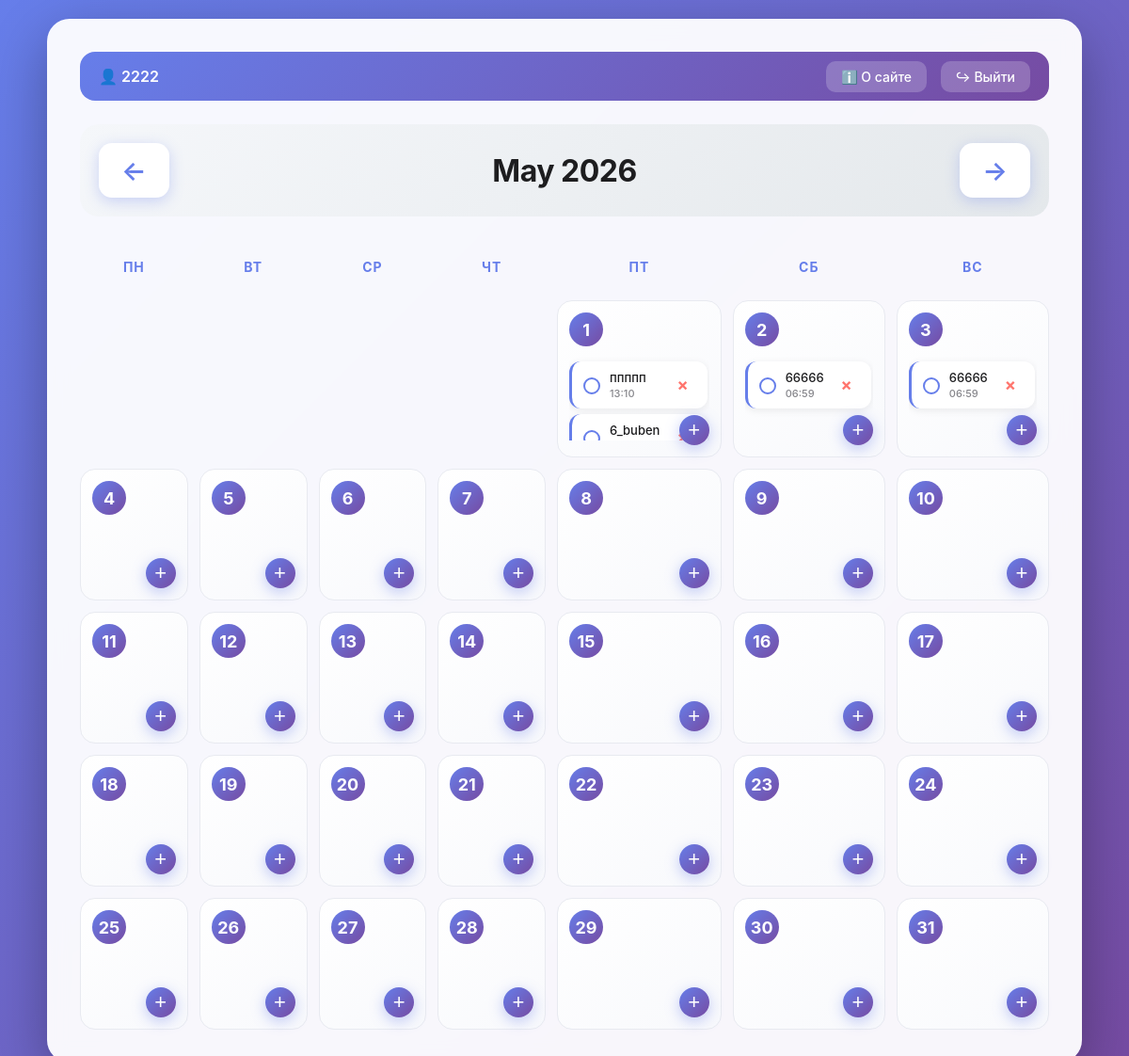
Before: /index?year=2026&month=5 (signed in) with the older database file.
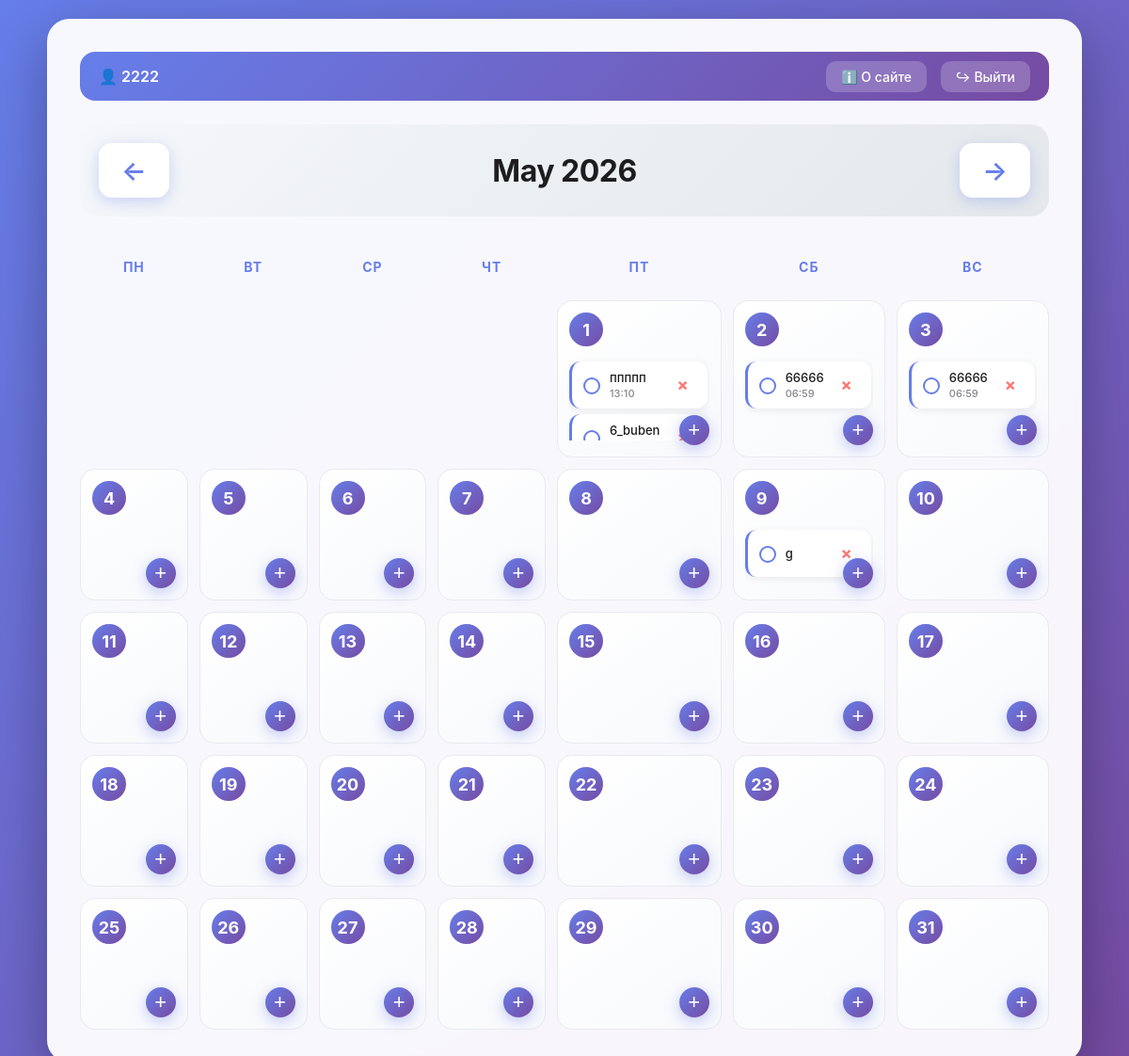
After: the same page with the newer database file.
### models.py (models this page shows, shortened)
class Task(db.Model):
    __tablename__ = 'task'
    id = db.Column(db.Integer, primary_key=True)
    title = db.Column(db.String(100), nullable=False)
    date = db.Column(db.Date, nullable=False, index=True)
    time = db.Column(db.Time, nullable=True)
    completed = db.Column(db.Boolean, default=False)
    user_id = db.Column(db.Integer, db.ForeignKey('user.id'), nullable=False)
    created_at = db.Column(db.DateTime, default=datetime.utcnow)

### app.py (the view)
@app.route('/')
@app.route('/index')
@login_required
def index():
    year = request.args.get('year', datetime.now().year, type=int)
    month = request.args.get('month', datetime.now().month, type=int)
    if month < 1:
        month = 12
        year -= 1
    elif month > 12:
        month = 1
        year += 1
    cal = calendar.Calendar(firstweekday=0)
    month_days = cal.monthdayscalendar(year, month)
    month_name = calendar.month_name[month]
    start_date = datetime(year, month, 1)
    end_date = datetime(year + 1, 1, 1) if month == 12 else datetime(year, month + 1, 1)
    tasks = Task.query.filter(
        Task.user_id == session['user_id'],
        Task.date >= start_date,
        Task.date < end_date
    ).all()
    tasks_by_day = {}
    now = datetime.now()
    for task in tasks:
        day = task.date.day
        task.is_urgent = False
        if task.time and task.date == now.date():
            task_datetime = datetime.combine(task.date, task.time)
            if now < task_datetime < now + timedelta(hours=1):
                task.is_urgent = True
        tasks_by_day.setdefault(day, []).append(task)
    return render_template('index.html',
                           year=year, month=month, month_name=month_name,
                           month_days=month_days, tasks_by_day=tasks_by_day,
                           current_user=session.get('username'))

### app.py (called while the page is built)
def login_required(f):
    from functools import wraps
    @wraps(f)
    def decorated(*args, **kwargs):
        if 'user_id' not in session:
            flash('Войдите в систему', 'warning')
            return redirect(url_for('login'))
        return f(*args, **kwargs)
    return decorated

### templates/index.html (shortened to what this page needs)
<!DOCTYPE html>
<html lang="ru">
<head>
    <link rel="stylesheet" href="{{ url_for('static', filename='style.css') }}">
</head>
<body>
<div class="container">
<div class="user-bar">
    <span>👤 {{ current_user }}</span>
    <div>
        <a href="{{ url_for('about') }}" style="margin-right: 10px;">ℹ️ О сайте</a>
        <a href="{{ url_for('logout') }}">↪ Выйти</a>
    </div>
</div>
    <div class="header">
        <a href="{{ url_for('index', year=year, month=month-1) }}" class="nav-btn">←</a>
        <h1>{{ month_name }} {{ year }}</h1>
        <a href="{{ url_for('index', year=year, month=month+1) }}" class="nav-btn">→</a>
    </div>
    <div class="calendar-grid">
        <div class="weekday">Пн</div>
        <div class="weekday">Вт</div>
        <div class="weekday">Ср</div>
        <div class="weekday">Чт</div>
        <div class="weekday">Пт</div>
        <div class="weekday">Сб</div>
        <div class="weekday">Вс</div>
        {% for week in month_days %}
        {% for day in week %}
        <div class="day-cell {% if day == 0 %}empty{% endif %}">
            {% if day != 0 %}
            <div class="day-number">{{ day }}</div>
            <div class="tasks-wrapper">
                {% if day in tasks_by_day %}
                    {% for task in tasks_by_day[day] %}
                        <div class="task-item {% if task.completed %}completed{% endif %} {% if task.is_urgent %}urgent{% endif %}">
                            <a href="{{ url_for('toggle_task', task_id=task.id) }}" class="task-check"></a>
                            <div class="task-content">
                                <span class="task-title">{{ task.title }}</span>
                                {% if task.time %}
                                    <span class="task-time">{{ task.time.strftime('%H:%M') }}</span>
                                {% endif %}
                            </div>
                            <a href="{{ url_for('delete_task', task_id=task.id) }}" class="task-delete">×</a>
                        </div>
                    {% endfor %}
                {% endif %}
            </div>
            <button class="add-btn" onclick="openModal({{ year }}, {{ month }}, {{ day }})">+</button>
            {% endif %}
        </div>
        {% endfor %}
        {% endfor %}
    </div>
</div>
</body>
</html>

### static/style.css (style rules this page uses)
* { box-sizing: border-box; margin: 0; padding: 0; }
body { font-family: -apple-system, BlinkMacSystemFont, 'Segoe UI', Roboto, sans-serif; background: linear-gradient(135deg, #667eea 0%, #764ba2 100%); min-height: 100vh; padding: 20px; }
.container { max-width: 1100px; margin: 0 auto; background: rgba(255, 255, 255, 0.95); border-radius: 24px; padding: 35px; box-shadow: 0 20px 60px rgba(0, 0, 0, 0.3); backdrop-filter: blur(10px); }
.user-bar { display: flex; justify-content: space-between; align-items: center; padding: 16px 20px; margin-bottom: 25px; background: linear-gradient(135deg, #667eea 0%, #764ba2 100%); border-radius: 16px; color: white; }
.user-bar span { font-weight: 600; font-size: 16px; display: flex; align-items: center; gap: 8px; }
.user-bar a { color: white; text-decoration: none; font-size: 14px; font-weight: 500; padding: 8px 16px; border-radius: 10px; background: rgba(255, 255, 255, 0.2); transition: all 0.3s ease; }
.header { display: flex; justify-content: space-between; align-items: center; margin-bottom: 30px; padding: 20px; background: linear-gradient(135deg, #f5f7fa 0%, #e4e8eb 100%); border-radius: 20px; }
.header h1 { font-size: 32px; color: #1d1d1f; text-transform: capitalize; font-weight: 700; letter-spacing: -0.5px; }
.nav-btn { text-decoration: none; color: #667eea; font-size: 28px; padding: 12px 24px; background: white; border-radius: 14px; font-weight: 600; box-shadow: 0 4px 15px rgba(102, 126, 234, 0.3); transition: all 0.3s ease; }
.calendar-grid { display: grid; grid-template-columns: repeat(7, 1fr); gap: 12px; }
.weekday { text-align: center; font-weight: 700; color: #667eea; padding: 15px 10px; font-size: 14px; text-transform: uppercase; letter-spacing: 1px; }
.day-cell { min-height: 140px; background: linear-gradient(145deg, #ffffff 0%, #f8f9fc 100%); border-radius: 16px; padding: 12px; border: 1px solid #e8eaf0; position: relative; transition: all 0.3s ease; display: flex; flex-direction: column; }
.day-cell.empty { background: transparent; border: none; box-shadow: none; }
.day-number { font-weight: 700; font-size: 18px; color: #1d1d1f; margin-bottom: 10px; width: 36px; height: 36px; display: flex; align-items: center; justify-content: center; border-radius: 50%; background: linear-gradient(135deg, #667eea 0%, #764ba2 100%); color: white; flex-shrink: 0; }
.tasks-wrapper { flex-grow: 1; overflow-y: auto; max-height: 90px; margin-bottom: 5px; padding-right: 2px; }
.task-item { background: white; padding: 10px 12px; margin: 6px 0; border-radius: 12px; font-size: 13px; display: flex; align-items: center; gap: 10px; box-shadow: 0 2px 8px rgba(0, 0, 0, 0.08); transition: all 0.3s ease; border-left: 3px solid #667eea; min-height: 50px; max-height: 50px; }
.task-content { flex: 1; display: flex; flex-direction: column; gap: 2px; overflow: hidden; min-width: 0; }
.task-title { color: #1d1d1f; font-weight: 500; white-space: nowrap; overflow: hidden; text-overflow: ellipsis; max-width: 150px; font-size: 13px; }
.task-time { color: #86868b; font-size: 11px; font-weight: 500; white-space: nowrap; }
.task-check { width: 18px; height: 18px; border: 2px solid #667eea; border-radius: 50%; flex-shrink: 0; cursor: pointer; transition: all 0.3s ease; display: flex; align-items: center; justify-content: center; margin-top: 2px; }
.task-delete { color: #ff3b30; text-decoration: none; font-weight: bold; font-size: 18px; padding: 4px 8px; border-radius: 6px; transition: all 0.3s ease; opacity: 0.7; flex-shrink: 0; line-height: 1; }
.add-btn { position: absolute; bottom: 12px; right: 12px; width: 32px; height: 32px; border-radius: 50%; background: linear-gradient(135deg, #667eea 0%, #764ba2 100%); color: white; border: none; font-size: 22px; cursor: pointer; transition: all 0.3s ease; box-shadow: 0 4px 15px rgba(102, 126, 234, 0.4); display: flex; align-items: center; justify-content: center; z-index: 10; }

Changed rows visible on the page:
added Task: title "g", shown under "9"
